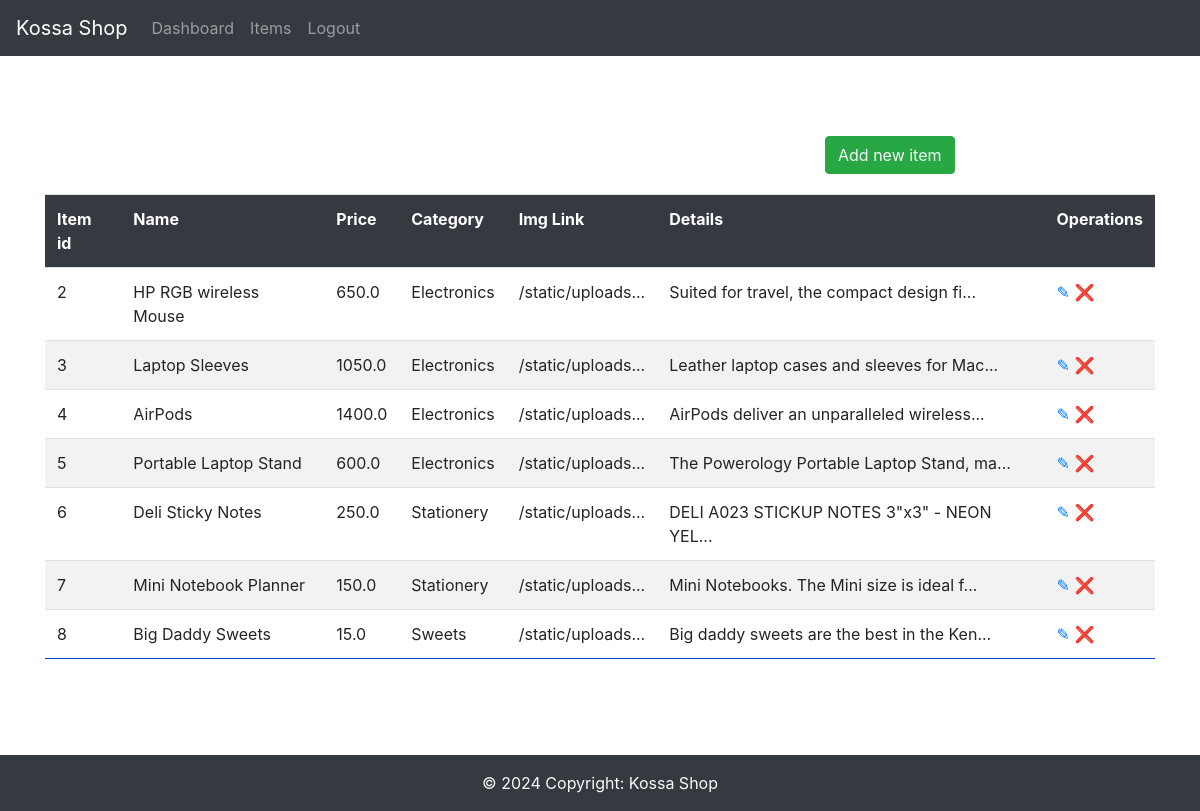
The page /admin/items (signed in) on the database its author committed.
### app/db_models.py (models this page shows)
class Item(db.Model):
    __tablename__ = "items"
    id = db.Column(db.Integer, primary_key=True)
    name = db.Column(db.String(100), nullable=False)
    price = db.Column(db.Float, nullable=False)
    category = db.Column(db.Text, nullable=False)
    image = db.Column(db.String(250), nullable=False)
    details = db.Column(db.String(250), nullable=False)
    price_id = db.Column(db.String(250), nullable=False)
    orders = db.relationship("Ordered_item", backref="item")
    in_cart = db.relationship("Cart", backref="item")

### app/funcs.py (the view)
	def wrapper(*args, **kwargs):
		if current_user.is_authenticated and current_user.admin == 1:
			return func(*args, **kwargs)
		else:
			return "You are not Authorized to access this URL."

### app/__init__.py (called while the page is built)
@app.context_processor
def inject_now():
	return {'now': datetime.utcnow()}

@login_manager.user_loader
def load_user(user_id):
	return User.query.get(user_id)

### app/admin/routes.py (called while the page is built)
@admin.route('/items')
@admin_only
def items():
    items = Item.query.all()
    return render_template("admin/items.html", items=items)

### app/funcs.py (called while the page is built)
def admin_only(func):
	def wrapper(*args, **kwargs):
		if current_user.is_authenticated and current_user.admin == 1:
			return func(*args, **kwargs)
		else:
			return "You are not Authorized to access this URL."
	wrapper.__name__ = func.__name__
	return wrapper

### app/admin/templates/admin/items.html (shortened to what this page needs)
{% extends "admin/base.html" %}
{% block content %}
    {% if not items %}
		<div class="flash-error">No items have been registered yet.</div>
		<div class="add-new btn-success btn">
			<a href="{{ url_for('admin.add') }}" class="text-light">Add new item</a>
		</div>
	{% else %}
    <div class="add-new btn-success btn">
        <a href="{{ url_for('admin.add') }}" class="text-light">Add new item</a>
    </div>
    <table class="table table-striped">
        <tr>
            <th>Item id</th>
            <th>Name</th>
			<th>Price</th>
			<th>Category</th>
			<th>Img Link</th>
            <th>Details</th>
            <th>Operations</th>
        </tr>
    {% for item in items %}
        <tr>
            <td>{{ item.id }}</td>
            <td>{{ item.name }}</td>
			<td>{{ item.price }}</td>
			<td>{{ item.category }}</td>
			<td>{{ item.image[:15] }}...</td>
            <td>{{ item.details[:40] | safe }}...</td>
			<td>
                <a href="{{ url_for('admin.edit', type='item', id=item.id) }}">&#9998;</a>
				<a href="{{ url_for('admin.delete', id=item.id) }}">&#10060;</a>
			</td>
        </tr>
    {% endfor %}
    </table>
	{% endif %}
{% endblock %}

### app/admin/static/styles.css (style rules this page uses)
table { margin: 0 auto; }
table th { color: white; background-color: #343a40; padding: 15px; }
table tr { border-bottom:1px solid #0046C2; }
table td, th { padding:5px 30px; }
.add-new { margin-left:65vw; margin-bottom:20px; }

### rows shown on the page
Item: id "2", name "HP RGB wireless Mouse", price "650.0", category "Electronics", image "/static/uploads", details "Suited for travel, the compact design fi"
Item: id "3", name "Laptop Sleeves", price "1050.0", category "Electronics", image "/static/uploads", details "Leather laptop cases and sleeves for Mac"
Item: id "4", name "AirPods", price "1400.0", category "Electronics", image "/static/uploads", details "AirPods deliver an unparalleled wireless"
Item: id "5", name "Portable Laptop Stand", price "600.0", category "Electronics", image "/static/uploads", details "The Powerology Portable Laptop Stand, ma"
Item: id "6", name "Deli Sticky Notes", price "250.0", category "Stationery", image "/static/uploads", details "DELI A023 STICKUP NOTES 3\"x3\" - NEON YEL"
Item: id "7", name "Mini Notebook Planner", price "150.0", category "Stationery", image "/static/uploads", details "Mini Notebooks. The Mini size is ideal f"
Item: id "8", name "Big Daddy Sweets", price "15.0", category "Sweets", image "/static/uploads", details "Big daddy sweets are the best in the Ken"
